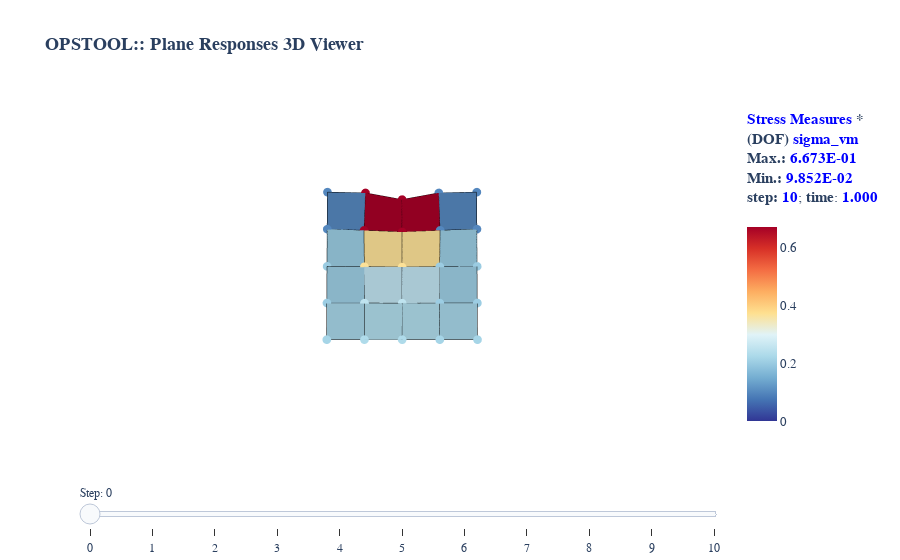

This figure's notebook cell:
### Code cell
fig = opsvis.plot_unstruct_responses(
    odb_tag=1,
    slides=True,
    ele_type="Plane",
    resp_type="stresses",  # at Gauss points, it will be averaged over the element
    resp_dof="sigma_vm",
    show_model=False,
    show_defo=True,
    defo_scale="auto",
)
fig.write_html("images/plane_resp_plotly2.html", full_html=False, include_plotlyjs="cdn")
fig.show()
